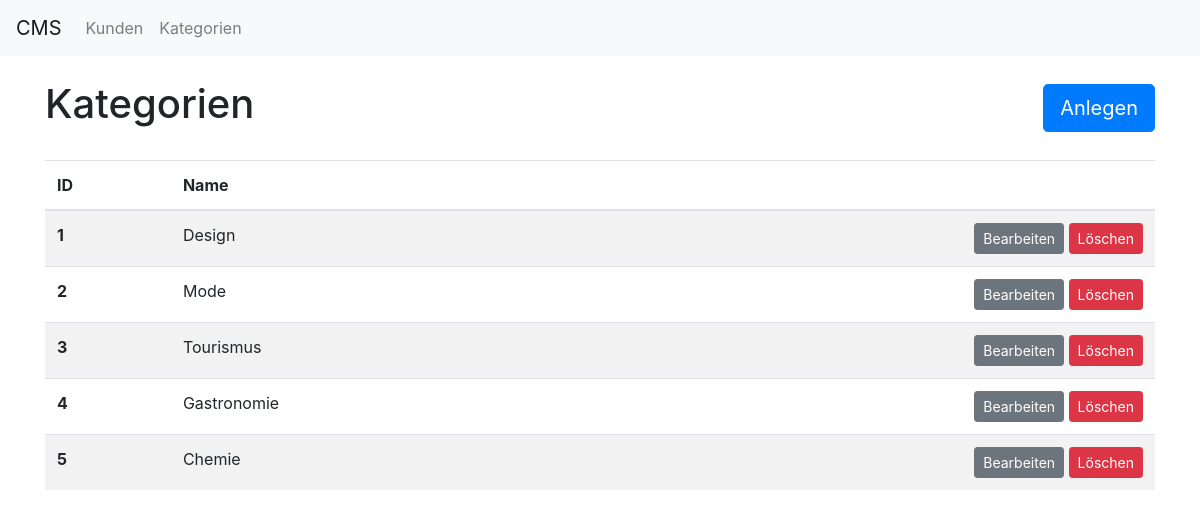
/categories.php, run on the app's committed database.
### tables this page shows
CREATE TABLE IF NOT EXISTS `category` (
  `id` int(11) NOT NULL AUTO_INCREMENT,
  `name` varchar(60) DEFAULT '0',
  PRIMARY KEY (`id`)
);

### src/categories.php (the view, shortened to what this page needs)
<?php
require 'include_database.php';
$results = $pdo->query('SELECT * FROM category');
?><!doctype html>
<html lang="en">
  <head>
    <?php require 'include_head.php'; ?>
  </head>
  <body>
    <?php require 'include_navigation.php'; ?>
    <div class="container mt-4">
        <div class="row">
            <div class="col">
                <h1>Kategorien</h1>
            </div>
            <div class="col pt-1">
                <a class="btn btn-primary btn-lg float-right" href="category_add.php" role="button">Anlegen</a>
            </div>
        </div>
    </div>
    <div class="container mt-4">
        <table class="table table-striped">
            <thead>
                <tr>
                    <th scope="col">ID</th>
                    <th scope="col">Name</th>
                    <th scope="col"></th>
                </tr>
            </thead>
            <tbody>
                <?php foreach ($results as $row): ?>
                <tr>
                    <th scope="row"><?php echo $row['id'] ?></th>
                    <td><?php echo $row['name'] ?></td>
                    <td>
                        <div class="float-right">
                            <a href="category_edit.php?id=<?php echo $row['id'] ?>" class="btn btn-secondary btn-sm">Bearbeiten</a>
                            <a href="category_delete.php?id=<?php echo $row['id'] ?>" class="btn btn-danger btn-sm">Löschen</a>
                        </div>
                    </td>
                </tr>
                <?php endforeach; ?>
            </tbody>
        </table>
    </div>
  </body>
</html>

### data on the page
category: id "1", name "Design"
category: id "2", name "Mode"
category: id "3", name "Tourismus"
category: id "4", name "Gastronomie"
category: id "5", name "Chemie"
